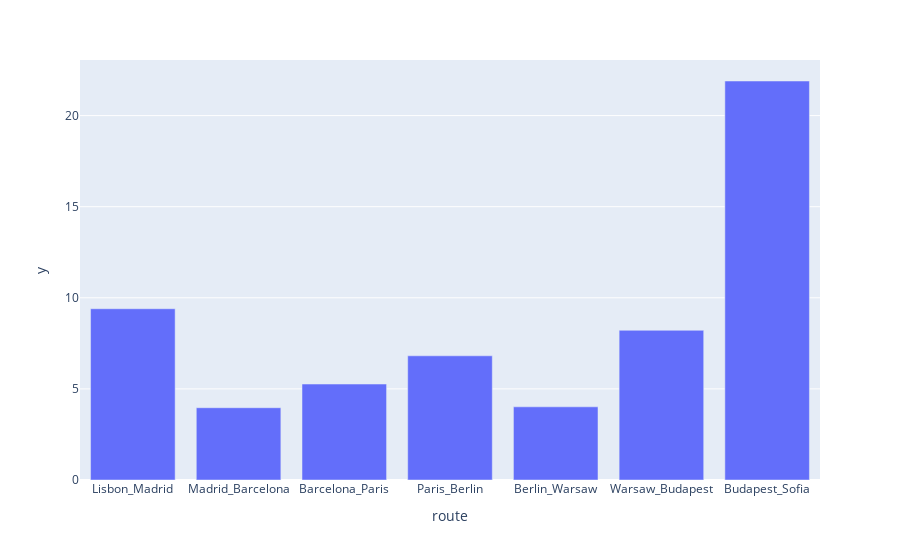

Write notebook code for a chart like this one.
### Code cell
fig.show()

### Figure 1 — Plotly figure (JSON) as saved in the notebook; plotly's stock layout.template omitted (floating-point values rounded to 4 significant figures)
{"data": [{"alignmentgroup": "True", "hovertemplate": "route=%{x}<br>y=%{y}<extra></extra>", "legendgroup": "", "marker": {"color": "#636efa", "pattern": {"shape": ""}}, "name": "", "offsetgroup": "", "orientation": "v", "showlegend": false, "textposition": "auto", "type": "bar", "x": ["Lisbon_Madrid", "Madrid_Barcelona", "Barcelona_Paris", "Paris_Berlin", "Berlin_Warsaw", "Warsaw_Budapest", "Budapest_Sofia", null], "xaxis": "x", "y": [9.4, 3.967, 5.267, 6.817, 4.017, 8.217, 21.9, null], "yaxis": "y"}], "layout": {"barmode": "group", "legend": {"tracegroupgap": 0}, "margin": {"t": 60}, "xaxis": {"anchor": "y", "domain": [0, 1], "title": {"text": "route"}}, "yaxis": {"anchor": "x", "domain": [0, 1], "title": {"text": "y"}}}}
